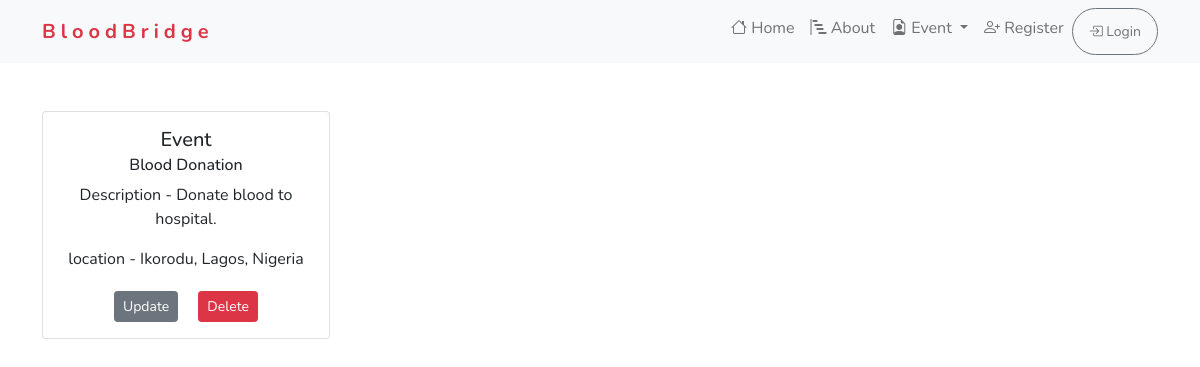
The page /event/1/ on the database its author committed.
### event/models.py (models this page shows, shortened)
class Event(models.Model):
    title = models.CharField(max_length=120)
    description = models.TextField(max_length=2000)
    location = models.CharField(max_length=100)
    event_date = models.DateField('Date of the event')
    created_date = models.DateTimeField(default=timezone.now)

### event/views.py (the view)
# urls.py: path('event/<int:pk>/', view=EventDetails.as_view(), name="event-detail"),
class EventDetails(DeleteView):
    model = Event

### event/templates/event/event_confirm_delete.html
{%extends 'donate/base.html'%}
{%load crispy_forms_tags%}
{% block content%}
<div class="container mt-5">
    <div class="card" style="width: 18rem;">
        <div class="card-body text-center">
          <h5 class="card-title">Event</h5>
          <h6 class="card-subtitle mb-2 text-body-secondary">{{object.title}}</h6>
          <p class="card-text">Description - {{object.description}}</p>
          <p class="card-text">location - {{object.location}}</p>
          <a a href="{%url "appointment-update" object.id%}" class="card-link btn btn-secondary btn-sm mt-1">Update</a>
          <a href="{%url "delete-appointment" object.id%}" class="card-link btn btn-danger btn-sm mt-1">Delete</a>
        </div>
      </div>
</div>
{%endblock content%}

### donate/static/donate/styles.css (style rules this page uses)
* { font-family: 'Nunito', sans-serif; }

### rows shown on the page
Event: title "Blood Donation", description "Donate blood to hospital.", location "Ikorodu, Lagos, Nigeria"
